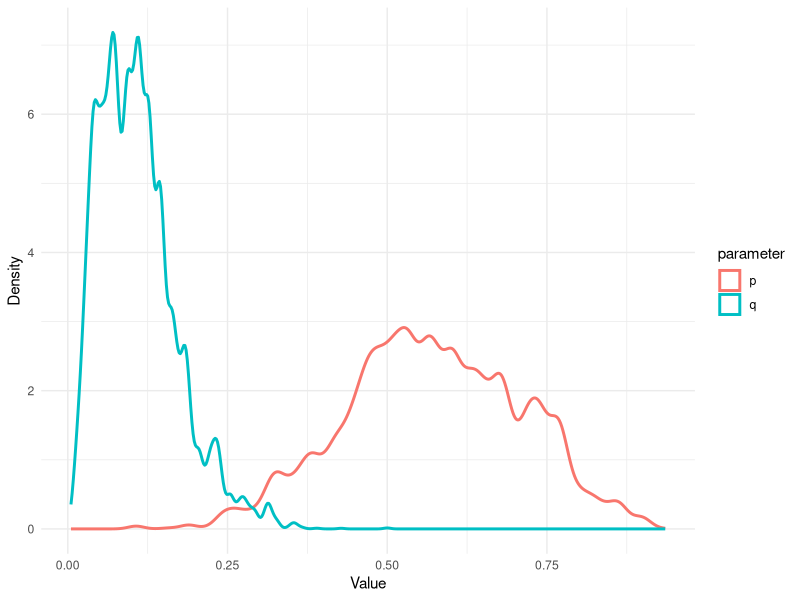
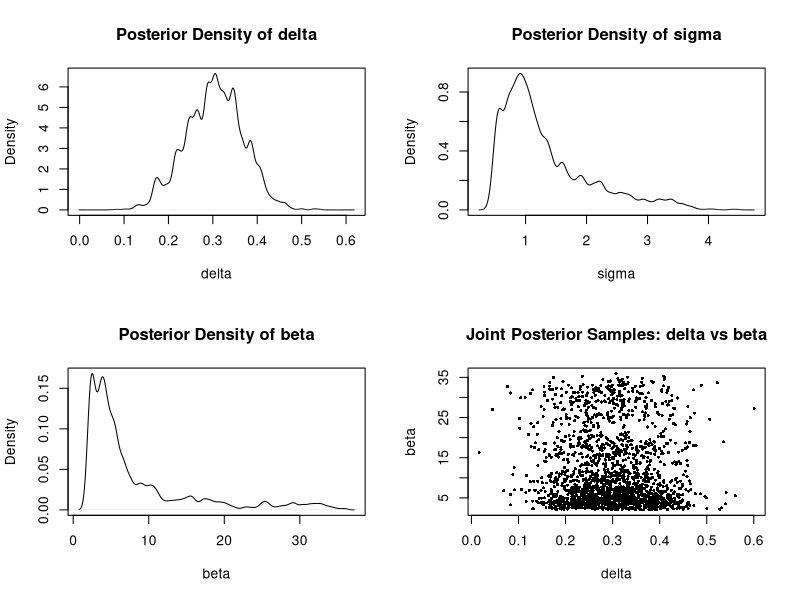

Reproduce these figures in R, in order.
## ---- chunk 1
knitr::opts_chunk$set(
  collapse = TRUE,
  comment = "#>"
)
include_solutions <- TRUE
## ---- chunk 2
set.seed(17)
require(rmarkdown)
require(knitr)
require(kableExtra)
require("mcmc")
require("ggplot2")
# Put any library imports and other preamble here.
## ---- chunk 3
#| echo: false
#| label: fig-1
#| fig-cap: "Marginal posterior densities for p and q"

########
#Question 2C
########

library("mcmc")
smoking_dat <- read.csv('smoking.csv')

#Extracting relevant summary statistics

#Number of smokers
Ns <- sum(smoking_dat$cigarettes>0)
#Number of non-smokers
Nns <- 36-Ns 
#Number of smokers with cancer
Nsc <- sum(smoking_dat$cigarettes>0 & smoking_dat$cancer) 
#Number of non smokers with cancer
Nnsc <- sum(smoking_dat$cigarettes==0 & smoking_dat$cancer) 


#will work with log posterior as that is a requirement of metrop (in mcmc library)
log_posterior <- function(theta){
  p<-theta[1]
  q<-theta[2]
  
  #The Uniform Prior on  parameters p and q.
  if (p <= 0 || p >= 1 || q <= 0 || q >= 1) return(-Inf)
  
  #The log of the posterior distribution up to normalisation constant
  log_post <- Nsc*log(p) + (Ns-Nsc)*log(1-p) + Nnsc*log(q) + (Nns - Nnsc)*log(1-q)
  return (log_post)
}

nsmp <- 100000
#started here to demonstrate ignorance of the true distribution
params_initial <- c(0.5,0.5) 

posterior <- metrop(
  obj= log_posterior,
  initial = params_initial,
  nbatch=nsmp
)

posterior_samples <- as.matrix(posterior$batch)
colnames(posterior_samples) <- c("p", "q")

#Plotting the marginal posterior densities for p and q

library(ggplot2)

df <- data.frame(
  value = c(posterior_samples[, "p"], posterior_samples[, "q"]),
  parameter = rep(c("p", "q"), each = nrow(posterior_samples))
)

ggplot(df, aes(x = value, color = parameter)) +
  geom_density(linewidth = 1) +
  labs(
    x = "Value",
    y = "Density"
  ) +
  theme_minimal()




## ---- chunk 4
#| echo: false

#########
#Question 2d
#########

#remember to remove the following block before uploading
smoking_dat <- read.csv('smoking.csv')

#Extracting relevant summary statistics

#Number of smokers
Ns <- sum(smoking_dat$cigarettes>0)
#Number of non-smokers
Nns <- 36-Ns 
#Number of smokers with cancer
Nsc <- sum(smoking_dat$cigarettes>0 & smoking_dat$cancer) 
#Number of non smokers with cancer
Nnsc <- sum(smoking_dat$cigarettes==0 & smoking_dat$cancer) 


#Defining f so I can integrate numerically
f <- function(p,q){
  #the normalisation constants are taken outside the integral
  return (p^(Nsc)*(1-p)^(Ns-Nsc)*q^(Nnsc)*(1-q)^(Nns-Nnsc))
}

#Model 1
inner_integral1 <- Vectorize(function(q){
  integrate(function(p) f(p, q), lower = q, upper = 1)$value
})

outer_integral1 <- integrate(inner_integral1, lower = 0, upper = 1)

m1e <- 2*choose(Ns, Nsc)*choose(Nns, Nnsc)*outer_integral1$value




#Model 2

integral2 <- integrate(function(q){q^(Nsc+Nnsc)*(1-q)^(36-Nsc-Nnsc)}, lower=0, upper=1 )
m2e <- choose(Ns, Nsc)*choose(Nns, Nnsc)*integral2$value




#Model 3
inner_integral3 <- Vectorize(function(q){
  integrate(function(p) f(p, q), lower = 0, upper = q)$value
})

outer_integral3 <- integrate(inner_integral3, lower = 0, upper = 1)
m3e <- 2*choose(Ns, Nsc)*choose(Nns, Nnsc)*outer_integral3$value

print(c(m1e, m2e, m3e))

## ---- chunk 5
#Bayes Factor
print(m1e/m2e)
print(m1e/m3e)
print(m2e/m3e)
## ---- chunk 6
#| echo: false

library("mcmc")

calib_dat <- read.csv('calibration.csv', header=FALSE)
calib <- calib_dat[[1]]

log_posterior_3d <- function(theta){
  delta <- theta[1]
  sigma <- theta[2]
  beta <- theta[3]
  
  #Heaviside step function in the prior
  if (sigma <=0 || beta<=2) return (-Inf)
  
  bigsum <- 0 
  for (i in 1:40){
    bigsum <- bigsum -beta*log(1+(calib[i]-(3.44+delta))^2/sigma^2)
  }
  
  log_post <- -2*log(beta) + 40*log(gamma(beta)) - 40*log(sqrt(pi*sigma^2)*gamma(beta-0.5)) + bigsum
  
  return (log_post)
}

nsmp <- 100000
params_initial_3d <- c(0.5, 1, 5) #explain why you chose this 

posterior_3d <- metrop(
  obj= log_posterior_3d,
  initial = params_initial_3d,
  nbatch=nsmp
)

posterior_samples3d <- as.matrix(posterior_3d$batch)
colnames(posterior_samples3d) <- c("delta", "sigma", "beta")

# Posterior samples
delta_samples <- posterior_samples3d[, "delta"]
sigma_samples <- posterior_samples3d[, "sigma"]
beta_samples  <- posterior_samples3d[, "beta"]

# Open a graphics window with 3 panels (optional)
par(mfrow=c(2,2))

# Plot marginal density for delta
plot(density(delta_samples),
     main = "Posterior Density of delta",
     xlab = "delta")

# Plot marginal density for sigma
plot(density(sigma_samples),
     main = "Posterior Density of sigma",
     xlab = "sigma")

# Plot marginal density for beta
plot(density(beta_samples),
     main = "Posterior Density of beta",
     xlab = "beta")

## ---- chunk 7
plot(
  posterior_samples3d[, "delta"],
  posterior_samples3d[, "beta"],
  xlab = "delta",
  ylab = "beta",
  main = "Joint Posterior Samples: delta vs beta",
  pch = 16, cex = 0.5
)

## ---- chunk 8

#smoking_dat is our dataset
